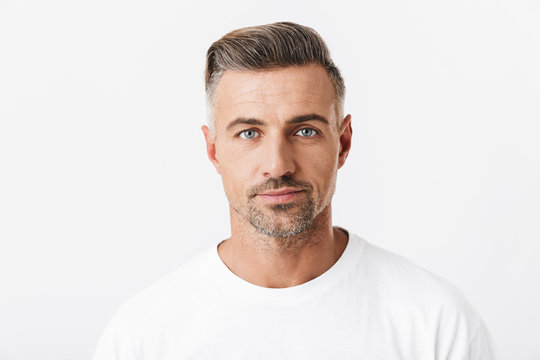
#> input picture face_eye_detection/111.jpg, 540 x 360 px
$ python face_eye_detection.py
#> lines starting #> are read from the running program, lines starting #| are printed output that depends on the picture; after the words box and inside, x2 and y2 are one past the last pixel; in counts of white or black regions, pixels touching at a corner belong together
"""
Face and Eye Detection System using Haar Cascade Classifiers
Automated Attendance System - Prac Implementation
(Single all-in-one script)

What it does:
1. Loads an input image.
2. Detects face(s) using haarcascade_frontalface_default.xml.
3. Detects eyes inside each detected face using haarcascade_eye.xml.
4. Draws boxes (blue = face, green = eyes) and saves the annotated image + JSON report.
5. Simulates 8 different lighting conditions (bright, dark, low-contrast,
   high-contrast, gamma indoor/daylight, noisy low-light) from the SAME image,
   runs detection on each, and saves:
     - an annotated image per condition
     - a CSV summary table (brightness vs faces/eyes detected)
     - a bar chart comparing accuracy across conditions

Usage:
    python3 attendance_face_eye_detection.py <input_image_path> [output_dir]

Example:
    python3 attendance_face_eye_detection.py photo.jpg results
"""

import cv2
import numpy as np
import sys
import os
import csv
import json

import matplotlib.pyplot as plt


# ---------------------------------------------------------------------------
# Haar Cascade classifiers bundled with OpenCV
# ---------------------------------------------------------------------------
FACE_CASCADE_PATH = cv2.data.haarcascades + "haarcascade_frontalface_default.xml"
EYE_CASCADE_PATH = cv2.data.haarcascades + "haarcascade_eye.xml"

face_cascade = cv2.CascadeClassifier(FACE_CASCADE_PATH)
eye_cascade = cv2.CascadeClassifier(EYE_CASCADE_PATH)


# ---------------------------------------------------------------------------
# Core detection function
# ---------------------------------------------------------------------------
def detect_faces_and_eyes(image_bgr, scaleFactor=1.1, minNeighbors=5, minSize=(60, 60)):
    """Detect faces, then detect eyes within each face ROI. Returns annotated image + results dict."""
    gray = cv2.cvtColor(image_bgr, cv2.COLOR_BGR2GRAY)
    gray = cv2.equalizeHist(gray)  # helps normalize uneven lighting

    faces = face_cascade.detectMultiScale(
        gray, scaleFactor=scaleFactor, minNeighbors=minNeighbors, minSize=minSize
    )

    annotated = image_bgr.copy()
    results = {"num_faces": int(len(faces)), "faces": []}

    for (x, y, w, h) in faces:
        cv2.rectangle(annotated, (x, y), (x + w, y + h), (255, 0, 0), 2)  # blue face box

        # Eyes are always in the upper ~60% of the face box — restricting the
        # search region avoids the nose/mouth confusing the detector, and lets
        # us use a lower minNeighbors (more lenient) without extra false hits.
        upper_h = int(h * 0.6)
        roi_gray = gray[y:y + upper_h, x:x + w]
        roi_color = annotated[y:y + upper_h, x:x + w]

        eyes = eye_cascade.detectMultiScale(
            roi_gray, scaleFactor=1.05, minNeighbors=4, minSize=(15, 15)
        )

        eye_list = []
        for (ex, ey, ew, eh) in eyes:
            cv2.rectangle(roi_color, (ex, ey), (ex + ew, ey + eh), (0, 255, 0), 2)  # green eye box
            eye_list.append({"x": int(ex), "y": int(ey), "w": int(ew), "h": int(eh)})

        results["faces"].append({
            "face_box": {"x": int(x), "y": int(y), "w": int(w), "h": int(h)},
            "num_eyes": int(len(eyes)),
            "eyes": eye_list
        })

    return annotated, results


def mean_brightness(image_bgr):
    gray = cv2.cvtColor(image_bgr, cv2.COLOR_BGR2GRAY)
    return float(gray.mean())


# ---------------------------------------------------------------------------
# Lighting condition simulation
# ---------------------------------------------------------------------------
def adjust_brightness_contrast(img, brightness=0, contrast=0):
    img = img.astype(np.float32)
    if contrast != 0:
        f = (259 * (contrast + 255)) / (255 * (259 - contrast))
        img = f * (img - 128) + 128
    img = img + brightness
    return np.clip(img, 0, 255).astype(np.uint8)


def adjust_gamma(img, gamma=1.0):
    inv_gamma = 1.0 / gamma
    table = np.array([((i / 255.0) ** inv_gamma) * 255 for i in range(256)]).astype("uint8")
    return cv2.LUT(img, table)


def add_gaussian_noise(img, sigma=15):
    noise = np.random.normal(0, sigma, img.shape).astype(np.float32)
    noisy = img.astype(np.float32) + noise
    return np.clip(noisy, 0, 255).astype(np.uint8)


def generate_lighting_conditions(image):
    return {
        "original": image,
        "bright_overexposed": adjust_brightness_contrast(image, brightness=80, contrast=20),
        "dim_low_light": adjust_brightness_contrast(image, brightness=-80, contrast=0),
        "very_dark": adjust_brightness_contrast(image, brightness=-120, contrast=-10),
        "low_contrast_hazy": adjust_brightness_contrast(image, brightness=0, contrast=-90),
        "high_contrast_harsh": adjust_brightness_contrast(image, brightness=0, contrast=80),
        "gamma_dark_indoor": adjust_gamma(image, gamma=0.4),
        "gamma_bright_daylight": adjust_gamma(image, gamma=2.2),
        "noisy_low_light": add_gaussian_noise(adjust_brightness_contrast(image, brightness=-60), sigma=20),
    }


def run_lighting_evaluation(image, output_dir):
    conditions = generate_lighting_conditions(image)
    rows = []

    for name, variant in conditions.items():
        annotated, results = detect_faces_and_eyes(variant)
        brightness = mean_brightness(variant)
        total_eyes = sum(f["num_eyes"] for f in results["faces"])

        cv2.imwrite(os.path.join(output_dir, f"cond_{name}.png"), annotated)

        rows.append({
            "condition": name,
            "mean_brightness": round(brightness, 1),
            "faces_detected": results["num_faces"],
            "total_eyes_detected": total_eyes,
        })
        print(f"[{name:22s}] brightness={brightness:6.1f}  faces={results['num_faces']}  eyes={total_eyes}")

    csv_path = os.path.join(output_dir, "lighting_evaluation_summary.csv")
    with open(csv_path, "w", newline="") as f:
        writer = csv.DictWriter(f, fieldnames=["condition", "mean_brightness", "faces_detected", "total_eyes_detected"])
        writer.writeheader()
        writer.writerows(rows)

    # Comparison chart
    cond_names = [r["condition"] for r in rows]
    brightness_vals = [r["mean_brightness"] for r in rows]
    faces_vals = [r["faces_detected"] for r in rows]
    eyes_vals = [r["total_eyes_detected"] for r in rows]

    fig, axes = plt.subplots(2, 1, figsize=(11, 8), sharex=True)
    x = range(len(cond_names))

    axes[0].bar(x, brightness_vals, color="#4C72B0")
    axes[0].set_ylabel("Mean Brightness (0-255)")
    axes[0].set_title("Image Brightness per Lighting Condition")

    width = 0.35
    axes[1].bar([i - width / 2 for i in x], faces_vals, width, label="Faces detected", color="#55A868")
    axes[1].bar([i + width / 2 for i in x], eyes_vals, width, label="Eyes detected", color="#C44E52")
    axes[1].set_xticks(list(x))
    axes[1].set_xticklabels(cond_names, rotation=35, ha="right", fontsize=8)
    axes[1].set_ylabel("Detections")
    axes[1].set_title("Detection Accuracy per Lighting Condition")
    axes[1].legend(fontsize=8)

    plt.tight_layout()
    plt.savefig(os.path.join(output_dir, "accuracy_chart.png"), dpi=150)
    plt.close(fig)

    print(f"\nLighting evaluation CSV: {csv_path}")
    print(f"Accuracy chart: {os.path.join(output_dir, 'accuracy_chart.png')}")


# ---------------------------------------------------------------------------
# Main
# ---------------------------------------------------------------------------
def main():
    # ==========================================================================
    # >>> PUT YOUR IMAGE HERE <<<
    # Put your photo in the SAME FOLDER as this script, then just change the
    # filename below to match it (e.g. "myphoto.jpg", "student1.png", etc.)
    # ==========================================================================
    input_path = "111.jpg"          # <-- CHANGE THIS to your image filename
    output_dir = "results"            # <-- folder where results will be saved
    # ==========================================================================

    # (Optional) still allow running from terminal like:
    #   python3 attendance_face_eye_detection.py myphoto.jpg results
    if len(sys.argv) > 1:
        input_path = sys.argv[1]
    if len(sys.argv) > 2:
        output_dir = sys.argv[2]
    os.makedirs(output_dir, exist_ok=True)

    image = cv2.imread(input_path)
#> image is the input picture: shape (360, 540, 3); mean B, G, R 223.1, 225.8, 232.3
    if image is None:
        print(f"ERROR: could not read image at {input_path}")
        sys.exit(1)

    # 1. Detection on the original image
    annotated, results = detect_faces_and_eyes(image)
#> in detect_faces_and_eyes, `gray = cv2.equalizeHist(gray)`:
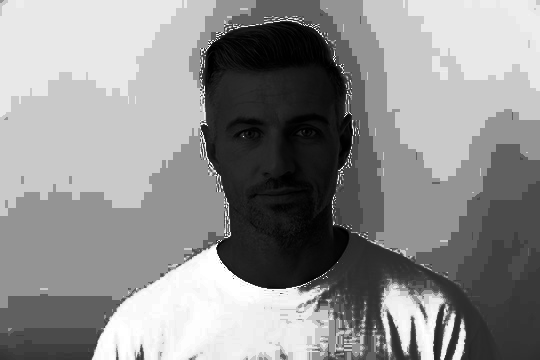
#> gray: shape (360, 540); min 0, max 255, mean 141.6
#> in detect_faces_and_eyes, `faces = face_cascade.detectMultiScale( gray, scaleFactor=scaleFactor, ..`: faces = [[205, 77, 144, 144]]
#> in detect_faces_and_eyes, `results = {"num_faces": int(len(faces)), "faces": []}`: results = {'num_faces': 1, 'faces': []}
#> the loop in detect_faces_and_eyes, `for (x, y, w, h) in faces:` made 1 pass
#> (x, y, w, h, upper_h, eyes) on pass 1: (205, 77, 144, 144, 86, [[23, 37, 39, 39], [66, 24, 54, 54]])
#> after the loop in detect_faces_and_eyes, `for (x, y, w, h) in faces:`:
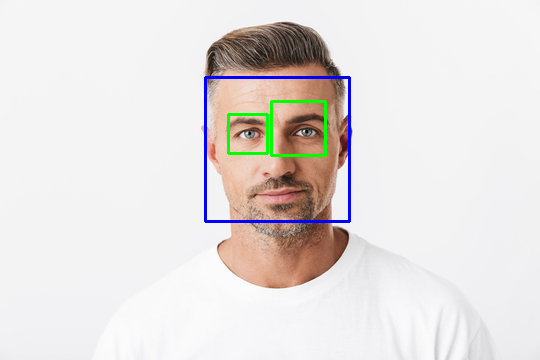
#> annotated: shape (360, 540, 3); 1.46% of pixels changed, all inside (x1, y1, x2, y2) = (204, 76, 351, 223)
#> after the loop in detect_faces_and_eyes, `for (x, y, w, h) in faces:`:
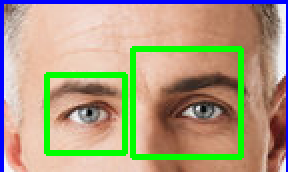
#> roi_color: shape (86, 144, 3) (shown 2 times larger); mean B, G, R 129.1, 158.4, 171.5
#> results = 2 items
    results["mean_brightness"] = mean_brightness(image)

    base = os.path.splitext(os.path.basename(input_path))[0]
    out_img_path = os.path.join(output_dir, f"{base}_detected.png")
    out_json_path = os.path.join(output_dir, f"{base}_results.json")

    # Write filename + detection summary as text directly on the image
    info_lines = [
        f"File: {os.path.basename(input_path)}",
        f"Faces: {results['num_faces']}  |  Eyes: {sum(f['num_eyes'] for f in results['faces'])}",
        f"Brightness: {results['mean_brightness']:.1f}",
    ]
    y0 = 25
    for i, line in enumerate(info_lines):
        y = y0 + i * 22
        cv2.putText(annotated, line, (10, y), cv2.FONT_HERSHEY_SIMPLEX, 0.6, (0, 0, 0), 3, cv2.LINE_AA)
        cv2.putText(annotated, line, (10, y), cv2.FONT_HERSHEY_SIMPLEX, 0.6, (255, 255, 255), 1, cv2.LINE_AA)
#> this loop made 3 passes
#> (line, y) on passes 1 to 3: ('File: 111.jpg', 25), ('Faces: 1  |  Eyes: 2', 47), ('Brightness: 227.4', 69)
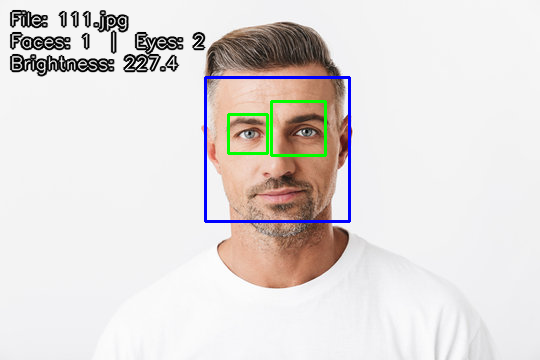
#> annotated: shape (360, 540, 3); 3.21% of pixels changed, all inside (x1, y1, x2, y2) = (9, 9, 206, 77)

    cv2.imwrite(out_img_path, annotated)
    with open(out_json_path, "w") as f:
        json.dump(results, f, indent=2)

    print(f"Faces detected: {results['num_faces']}")
#| Faces detected: 1
    for i, face in enumerate(results["faces"]):
        print(f"  Face {i+1}: eyes detected = {face['num_eyes']}")
#> this loop made 1 pass
#|   Face 1: eyes detected = 2
    print(f"Mean brightness: {results['mean_brightness']:.1f}")
#| Mean brightness: 227.4
    print(f"Annotated image: {out_img_path}")
    print(f"JSON results: {out_json_path}\n")

    # 2. Lighting condition evaluation (simulated variants of the same image)
    print("Running lighting condition evaluation...")
    run_lighting_evaluation(image, output_dir)
#> in adjust_gamma, `inv_gamma = 1.0 / gamma`: inv_gamma = 2.5
#> in adjust_gamma, `table = np.array([((i / 255.0) ** inv_gamma) * 255 for i in range(256)..`: table = 256 values from 0 to 255
#> in adjust_gamma, `return cv2.LUT(img, table)`:
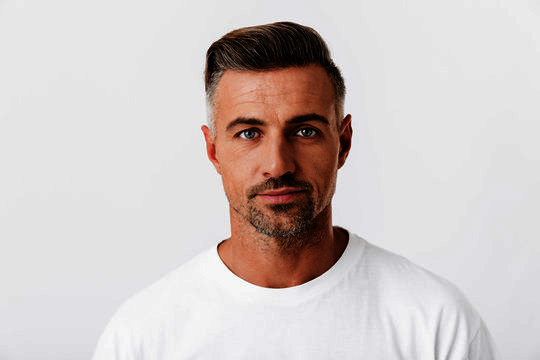
#> returned value: shape (360, 540, 3); mean of channels 0, 1, 2 198.2, 200.1, 208.7; drawn as B, G, R
#> in add_gaussian_noise, `return np.clip(noisy, 0, 255).astype(np.uint8)`:
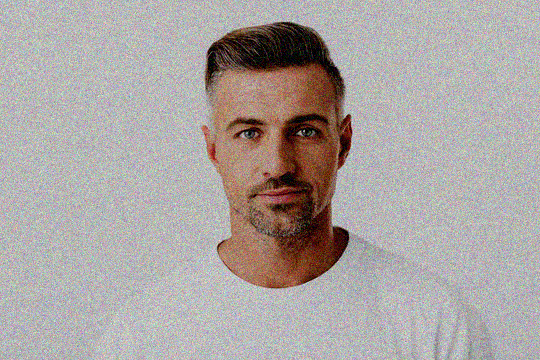
#> returned value: shape (360, 540, 3); mean of channels 0, 1, 2 163.4, 165.8, 172; drawn as B, G, R
#> in run_lighting_evaluation, `conditions = generate_lighting_conditions(image)`: conditions = 9 items
#> the loop in run_lighting_evaluation, `for name, variant in conditions.items():` made 9 passes
#> (name, faces in detect_faces_and_eyes, results, brightness, total_eyes) on passes 1 to 5: ('original', [[205, 77, 144, 144]], {'num_faces': 1, 'faces': []}, 227.4, 2), ('bright_overexposed', [[191, 69, 168, 168]], {'num_faces': 1, 'faces': []}, 248.2, 0), ('dim_low_light', [[206, 77, 143, 143]], {'num_faces': 1, 'faces': []}, 147.9, 1), ('very_dark', [[207, 78, 143, 143]], {'num_faces': 1, 'faces': []}, 101.5, 1), ('low_contrast_hazy', [[210, 80, 136, 136]], {'num_faces': 1, 'faces': []}, 175.3, 1)
#> (printed output is left out)
#> in run_lighting_evaluation, `cond_names = [r["condition"] for r in rows]`: cond_names = ['original', 'bright_overexposed', 'dim_low_light', 'very_dark', 'low_contrast_hazy', 'high_contrast_harsh', 'gamma_dark_indoor', 'gamma_bright_daylight', 'noisy_low_light']
#> in run_lighting_evaluation, `brightness_vals = [r["mean_brightness"] for r in rows]`: brightness_vals = [227.4, 248.2, 147.9, 101.5, 175.3, 238.8, 202.5, 239.9, 167.3]
#> in run_lighting_evaluation, `faces_vals = [r["faces_detected"] for r in rows]`: faces_vals = [1, 1, 1, 1, 1, 0, 1, 1, 1]
#> in run_lighting_evaluation, `eyes_vals = [r["total_eyes_detected"] for r in rows]`: eyes_vals = [2, 0, 1, 1, 1, 0, 2, 2, 1]
#> in run_lighting_evaluation, `plt.savefig(os.path.join(output_dir, "accuracy_chart.png"), dpi=150)`:
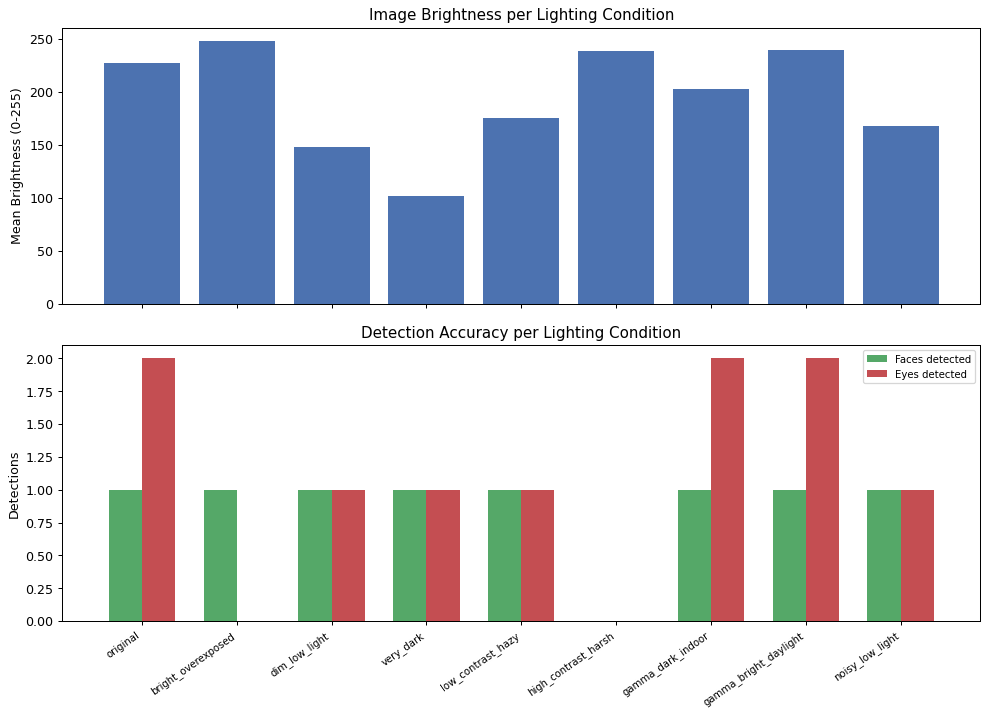
#> figure drawn by matplotlib, 2 panels
#| Lighting evaluation CSV: results/lighting_evaluation_summary.csv
#| Accuracy chart: results/accuracy_chart.png

    # 3. Show the detected image on screen (original photo with boxes drawn)
    show_image_popup(annotated, "Detected Face & Eyes (original photo)")


def show_image_popup(image_bgr, title="Result"):
    """Pops up a window showing the image. Works reliably in VS Code."""
    image_rgb = cv2.cvtColor(image_bgr, cv2.COLOR_BGR2RGB)
    plt.figure(title)
    plt.imshow(image_rgb)
    plt.title(title)
    plt.axis("off")
    plt.show()


if __name__ == "__main__":
    main()

$ run again, with face_eye_detection/222.jpg copied over face_eye_detection/111.jpg
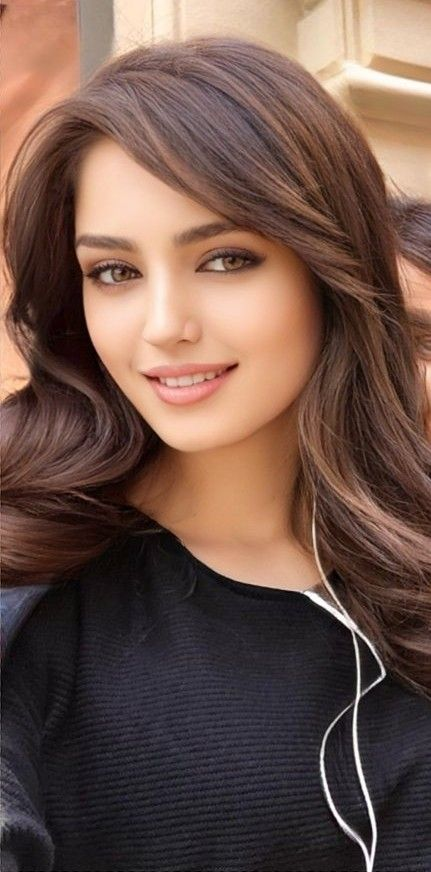
#> input picture face_eye_detection/222.jpg, 431 x 872 px
#> in main, image is the input picture: shape (872, 431, 3); mean B, G, R 73.8, 84, 110.2
#> faces = [[40, 167, 268, 268]]
#> in detect_faces_and_eyes, `results = {"num_faces": int(len(faces)), "faces": []}`: results = {'num_faces': 1, 'faces': []}
#> the loop in detect_faces_and_eyes, `for (x, y, w, h) in faces:` made 1 pass
#> (x, y, w, h, upper_h, eyes) on pass 1: (40, 167, 268, 268, 160, [[50, 79, 53, 53], [148, 56, 75, 75]])
#> after the loop in detect_faces_and_eyes, `for (x, y, w, h) in faces:`:
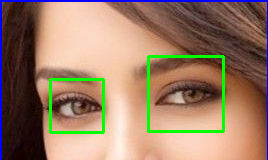
#> roi_color: shape (160, 268, 3); mean B, G, R 102.6, 124.6, 153.6
#> in main, `annotated, results = detect_faces_and_eyes(image)`: results = 2 items
#> the loop in main, `for i, line in enumerate(info_lines):` made 3 passes
#> (line, y) on passes 1 to 3: ('File: 111.jpg', 25), ('Faces: 1  |  Eyes: 2', 47), ('Brightness: 90.7', 69)
#| Faces detected: 1
#> the loop in main, `for i, face in enumerate(results["faces"]):` made 1 pass
#|   Face 1: eyes detected = 2
#| Mean brightness: 90.7
#> inv_gamma = 2.5
#> table = 256 values from 0 to 255
#> conditions = 9 items
#> the loop in run_lighting_evaluation, `for name, variant in conditions.items():` made 9 passes
#> (name, faces in detect_faces_and_eyes, results, brightness) on passes 1 to 4: ('original', [[40, 167, 268, 268]], {'num_faces': 1, 'faces': []}, 90.69), ('bright_overexposed', [[39, 166, 267, 267]], {'num_faces': 1, 'faces': []}, 155.9), ('dim_low_light', [[35, 163, 274, 274], [104, 387, 201, 201]], {'num_faces': 2, 'faces': []}, 33.07), ('very_dark', [[36, 162, 276, 276]], {'num_faces': 1, 'faces': []}, 16.85)
#> (printed output is left out)
#> pass 2, in detect_faces_and_eyes (call 3), `gray = cv2.cvtColor(image_bgr, cv2.COLOR_BGR2GRAY)`:
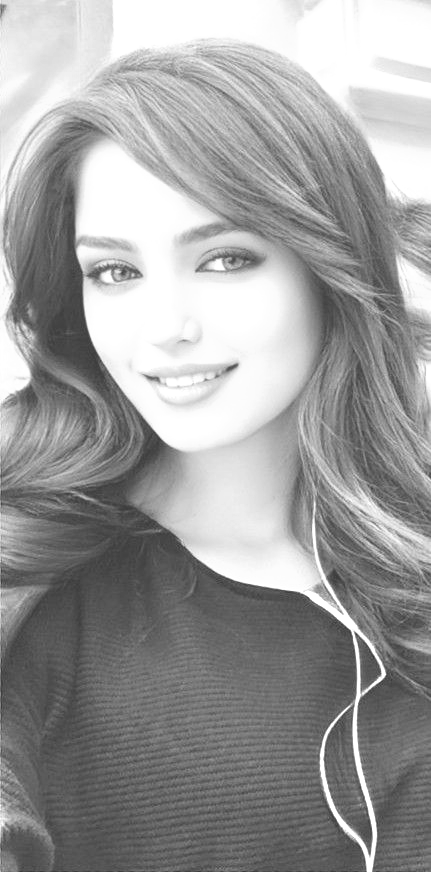
#> gray: shape (872, 431); min 58, max 255, mean 155.9
#> cond_names = ['original', 'bright_overexposed', 'dim_low_light', 'very_dark', 'low_contrast_hazy', 'high_contrast_harsh', 'gamma_dark_indoor', 'gamma_bright_daylight', 'noisy_low_light']
#> brightness_vals = [90.7, 155.9, 33.1, 16.9, 109.6, 74.6, 39.9, 147.7, 46.6]
#> faces_vals = [1, 1, 2, 1, 1, 1, 1, 1, 1]
#> eyes_vals = [2, 2, 2, 2, 2, 2, 2, 2, 2]
#| Lighting evaluation CSV: results/lighting_evaluation_summary.csv
#| Accuracy chart: results/accuracy_chart.png
